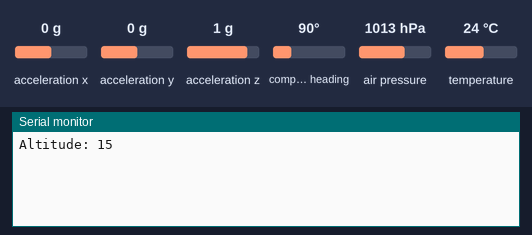
Recording of a sketch running on a simulated Arduino Uno, built with avr-gcc and run on an emulated ATmega328P. On the bench: the last lines printed to the serial monitor. The test bench sets the inputs (shaded band); at power-on: air pressure 1013 hPa, acceleration x 0 g, acceleration y 0 g, acceleration z 1 g, compass heading 90°, temperature 24 °C.

Above: at 2.2 s.
2.3 s: air pressure set to 952 hPa
At 3.4 s:
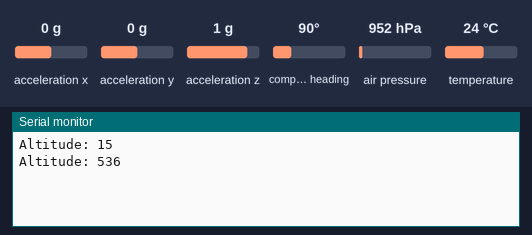
3.8 s: air pressure set to 975 hPa
At 4.7 s:
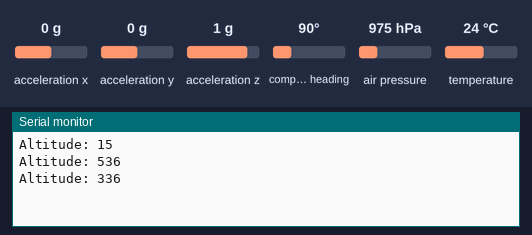
Timing chart, 0 to 6.8 s (numbered marks = the images above; inputs shaded):
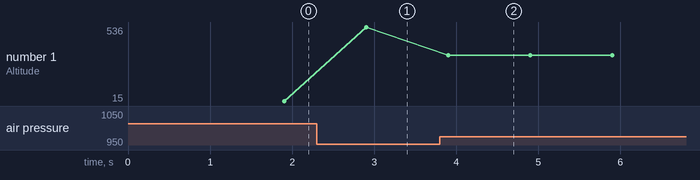

Measured:
- after the input at 2.3 s, the serial monitor: prints a new line after 0.60 s (image 1)
- after the input at 3.8 s, the serial monitor: prints a new line after 0.10 s (image 2)
- plotted number 1: 15 → 536 after the input at 2.3 s, 536 → 336 after the input at 3.8 s

The sketch:

DemoSat_2016_Mag_Walkthrough.ino
```cpp
#include <Adafruit_BMP085_U.h>
#include <Adafruit_Sensor.h>
#include <Adafruit_BNO055.h>
#include "Arduino.h"
#include "EventHandler.h"
#include "EventAction.h"
#include "EventData.h"
#include "Time.h"
#include "ArduinoUno.h"
/*
 name:		DemoSat_2016_Mag_Walkthrough.ino
 Created:	9/30/2016 7:22:48 PM
 Author:	DemoSat Software Team
*/

void setup() {
	Serial.begin(115200);

	//initialize all time events here.
	EventHandler::instance().add_event("1s");


	//initializes all our sensors, which initialize their own events.
	//also initializes all of our event actions.
	static ArduinoUno mainBoard;
	mainBoard.begin();
}

//these need to be global to be accessed by loop without resetting each loop run...
int _prevTime = 0;
Time RunTime;

// the loop function runs over and over again until power down or reset
void loop() {

	int currentTime = millis() / 100; // .1 seconds
	if (currentTime - _prevTime < 1) return; //only run loop every .1s

	RunTime.Tenths++; //.1s has passed.

	if(RunTime.Tenths == 10) //1 second has passed.
	{
		RunTime.Seconds++; //increment seconds... reset tenths.
		RunTime.Tenths = 0;
		EventHandler::instance().trigger("1s"); //trigger the 1second event

		if(RunTime.Seconds == 60) //1 minute has passed.
		{
			RunTime.Seconds = 0; //increment minutes... reset seconds.
			RunTime.Minutes++;
			if(RunTime.Minutes == 60) //1 hour has passed.
			{
				RunTime.Minutes = 0; //increment hours... reset minutes.
				RunTime.Hours++;
			}
		}
	}
	//how long the loop took to run
	int loopExecutionTime = millis() / 100 - currentTime;

	//update time for clock
	_prevTime = currentTime + loopExecutionTime;

}
```

AltitudeUpdate.cpp
```cpp
#include "AltitudeUpdate.h"
#include "EventHandler.h"
#include "BMPAltData.h"
#include <Adafruit_BMP085_U.h>

AltitudeUpdate::AltitudeUpdate(const Adafruit_BMP085_Unified& bmp) :_bmp(bmp)
{
	//adds event Altitude Update
	EventHandler::instance().add_event("AltUpdate");
}

void AltitudeUpdate::execute(EventData* data)
{

	//This line's seaLevelPressure needs to be in terms of HPa for your current location.
	//Ensure that this is correct for your location
	auto seaLevelPressure = 1014.8500326800001;
	auto pressure = 0.0f;


	auto altData = BMPAltData();
	//This pulls the pressure value
	_bmp.getPressure(&pressure);
	//This determines the altitude in terms of atmospheric pressure and
	//saves this data for the Altitude Data and waits for the event
	altData.altitude = _bmp.pressureToAltitude(seaLevelPressure, pressure/100);

	//Trigger the event AltUpdate so that other things can act accordingly (like logging the data)
	EventHandler::instance().trigger("AltUpdate", &altData);
}
```

AltitudeUpdate.h
```cpp
#pragma once
#include "EventAction.h"
#include <Adafruit_BMP085_U.h>

class AltitudeUpdate : public EventAction
{

public:

	AltitudeUpdate(const Adafruit_BMP085_Unified& bmp);
	void execute(EventData* data) override;
private:
	Adafruit_BMP085_Unified _bmp;
};
```

ArduinoUno.cpp
```cpp
#include "ArduinoUno.h"
#include "EventHandler.h"
#include "MagnetometerUpdate.h"
#include "TestingTesting.h"
//Implementation of ArduinoUno.h

//constructor - initializes private fields
ArduinoUno::ArduinoUno(): _magUpdate(nullptr), _tester(nullptr) { }


//destructor
ArduinoUno::~ArduinoUno()
{
	delete _magUpdate;
	delete _tester;
	delete _altUpdate;

}


//Starts up the BNO055, creates our eventActions
void ArduinoUno::begin()
{
	//start up the BNO055..
	if (!_bnoSensor.begin())
	{
		Serial.print("No BNO detected...");
		while (1); //performs if check again.
	}
	//start up the BMP180..
	if (!_bmpSensor.begin())
	{
		Serial.print("No BMP detected...");
		while (1); //performs if check again.
	}
	delay(1000);
	_bnoSensor.setExtCrystalUse(true);


	//create our magnetometer update action and add magnetometer update action to the 1second event.
	_magUpdate = new MagnetometerUpdate(_bnoSensor);
	EventHandler::instance().add_eventAction("1s", _magUpdate);

	//create our altitude update action and add altitude update action to the 1second event.
	_altUpdate = new AltitudeUpdate(_bmpSensor);
	EventHandler::instance().add_eventAction("1s", _altUpdate);

	//create our magnetometer testing action
	_tester = new TestingTesting();

	//add our magnetometer testing action to the "MagUpdate" event
	// (the "MagUpdate" event was created by the MagnetometerUpdate
	// action when it was created)
	EventHandler::instance().add_eventAction("AltUpdate", _tester);
}
```

ArduinoUno.h
```cpp
#pragma once
#include <Adafruit_BMP085_U.h>
#include <Adafruit_BNO055.h>
#include "AltitudeUpdate.h"

class MagnetometerUpdate;
class TestingTesting;

class ArduinoUno
{
public:

	ArduinoUno();
	~ArduinoUno();

	void begin();
private:

	//arduino sensors
	Adafruit_BNO055 _bnoSensor;
	Adafruit_BMP085_Unified _bmpSensor;


	//event actions
	MagnetometerUpdate* _magUpdate;
	AltitudeUpdate* _altUpdate;
	TestingTesting* _tester;

};
```

BMPAltData.h
```cpp
#pragma once
#include "EventData.h"

struct BMPAltData : EventData {
	int altitude;
};
```

BNOMagData.h
```cpp
#pragma once
#include "EventData.h"
//BNO055 Magnetometer EventData - contains the x,y,z components of the magnetometer as well as the internal temp of the sensor.
struct BNOMagData : EventData {
	float x;
	float y;
	float z;
	int temp;
};
```

Event.cpp
```cpp
#include "Event.h"
#include "EventAction.h"
//Implementation of "Event.h"

//loops through all of the actions assigned to this event and runs the execute method,
//passing along the EventData for the event.
void Event::trigger(EventData* data) {
	for (auto i = 0; i < _actionList.size(); i++) 	{
		_actionList[i]->execute(data);
	}
}

//Adds an action to the list, as long as the action hasn't been added before.
void Event::add_action(EventAction* actionToAdd) {
	if (_actionList.contains(actionToAdd)) return;

	_actionList.push_back(actionToAdd);
}
```

Event.h
```cpp
#pragma once
#include "vector.h"
#include <WString.h>


//We don't need to #include "EventData" or #include "EventAction" because the only
//reference to the EventData or EventAction class in this file is via a pointer. A pointer only
//requires a forward declaration of the class, which is what line 6 is.
class EventAction;
class EventData;

//What's an event? You might think the big-bang was, and you'd be right.... Anything can be an event! It's the occurance
//of "something" that we want to listen for in our code, such that when it occurs, other pieces of code execute... We can
//"subscribe" "actions" to our events, such that when the event occurs, the actions are executed...
class Event
{
public:
	//Constructor - initializes our private field (the name) through an "initialization list" - syntactic sugar in c++.
	explicit Event(const String& cs) : _name(cs) {}

	//A "getter" for the _name private field - is marked const so we guarantee it never changes the name.
	String name() const { return _name; }

	//This triggers the event, executing all actions that have been added to it.
	void trigger(EventData* data);

	//This adds an action to the event, such that the action is executed when the event triggers.
	void add_action(EventAction* actionToAdd);

private:
	//The name of the event
	String _name;

	//A list of all actions that execute when the event triggers.
	vector<EventAction*> _actionList;
};
```

EventAction.h
```cpp
#pragma once

//We don't need to #include "EventData" because the only
//reference to EventData in this file is a pointer. A pointer only
//requires a forward declaration of the class, which is what line 6 is.
class EventData;

//Interface for event actions - every event action subscribes to
//this interface, and must implement the execute method to avoid compiler errors.
//In this way, an "Interface" (java term) acts like a contract for future
//event actions to ensure they work correctly with existing code without
//introducing logic errors when a programmer forgets something.
class EventAction
{
public:
	//this contains the executable code for the action.
	virtual void execute(EventData* data) = 0;
	virtual ~EventAction() {}
};
```

EventData.h
```cpp
#pragma once
//If an event has data associated with it, we package it up inside this class!

//This is the "interface" for any class that wants to hold data tied to an event. It's
//an example of "polymorphism" - we reference "EventData" pointers in our code that is generic to
// all event data, and then "cast" the "EventData" pointer into what it actually is when we need to access
// the specific Event Data... Because the only thing in this class is virtual, it marks the class as "abstract."
// "Abstract" classes cannot exist in your program (cannot be instantiated) - they must exist as a concrete class
// that "implements" this "interface" (Technically, it's just an abstract class... It functions identically to an interface in Java or C#.)
class EventData
{
public:
	virtual ~EventData() {}
};
```

EventHandler.cpp
```cpp
#include "EventHandler.h"
#include "Event.h"
//adds an event to the list of events (must include a name with the event!)
//will not add the event if it already exists...
void EventHandler::add_event(const String& event_name)
{
	auto eventToAdd = new Event(event_name);
	if (contains(event_name)) return;

	_eventList.push_back(eventToAdd);
}

//adds an action to an event (only if the event exists)
void EventHandler::add_eventAction(const String& event_name, EventAction* action)
{
	if (!contains(event_name)) return;
	get(event_name)->add_action(action);
}

//retreives an event from the list... returns null if event doesn't exist.
Event* EventHandler::get(const String& event_name)
{
	for (auto i = 0; i < _eventList.size(); i++) {
		if (_eventList[i]->name() == event_name) return _eventList[i];
	}
	return nullptr;
}
// returns true if the list contains a particular event.
bool EventHandler::contains(const String& event_name) const
{
	for (auto i = 0; i < _eventList.size(); i++) {
		if (_eventList[i]->name() == event_name) return true;
	}
	return false;
}
//triggers the event, and sends a reference to some EventData along with the trigger.
void EventHandler::trigger(const String& event_name, EventData* data)
{
	if (!contains(event_name)) return;
	get(event_name)->trigger(data);
}

//triggers an event and sends a nullptr along as EventData (none required)
void EventHandler::trigger(const String& event_name)
{
	if (!contains(event_name)) return;
	get(event_name)->trigger(nullptr);
}
```

EventHandler.h
```cpp
#pragma once
#include "WString.h"
#include "vector.h"

//We don't need to #include "EventData" or #include "EventAction" or #include "Event" because the only
//reference to the Event, EventData or EventAction class in this file is via a pointer. A pointer only
//requires a forward declaration of the class, which is what line 6 is.
class EventData;
class Event;
class EventAction;

//This class Handles the execution and existence of "Events" in our program. To use an event,
//we need to add it to the event manager using "add_event". If we want to add an "action" to a particular
//event, we simply do so with "add_eventAction" - passing in the name of the event and an instance of the
//"action" we want executed.
class EventHandler
{
public:
	//This is fancy syntax that defines this class as a "Singleton" class - google "Singleton" for more info!
	static EventHandler& instance()
	{
		static EventHandler me;
		return me;
	}

	//This adds an event to the event manager, allowing it to be triggered.
	void add_event(const String& event_name);

	//This adds an action to a particular event, such that it executes when the event is triggered.
	void add_eventAction(const String& event_name, EventAction* action);

	//This returns true if the event_name has been added to the event manager.
	bool contains(const String& event_name) const;

	//This retreives an event by name
	Event* get(const String& event_name);

	//This triggers an event by name, and sends a pointer to some EventData along with it
	void trigger(const String& name, EventData* data);

	//This triggers an event by name (an event that doesn't have any data associated with it)
	void trigger(const String& event_name);

private:
	//We make our constructor, copy constructor, and assignment operator private - part of what makes this class a Singleton
	//We can't instantiate this class anywhere than other than in this class, which guarantees it only gets instantiated once (inside instance())
	EventHandler() 	{}
	EventHandler(EventHandler const&);
	void operator=(EventHandler const&);

	//A list of events that the event manager is aware of.
	vector<Event*> _eventList;
};
```

MagnetometerUpdate.cpp
```cpp
#include "MagnetometerUpdate.h"
#include "EventHandler.h"
#include "BNOMagData.h"

MagnetometerUpdate::MagnetometerUpdate(const Adafruit_BNO055& bno) : _bno(bno)
{
	EventHandler::instance().add_event("MagUpdate");
}

void MagnetometerUpdate::execute(EventData* data)
{
	auto magVector = _bno.getVector(Adafruit_BNO055::VECTOR_MAGNETOMETER);
	auto magData = BNOMagData();
	magData.x = magVector.x();
	magData.y = magVector.y();
	magData.z = magVector.z();
	magData.temp = _bno.getTemp();

	EventHandler::instance().trigger("MagUpdate", &magData);
}
```

MagnetometerUpdate.h
```cpp
#pragma once
#include <Adafruit_BNO055.h>
#include "EventAction.h"
#include "Time.h"


class MagnetometerUpdate : public EventAction
{
public:
	//constructor takes in a reference to the BNO055 sensor
	MagnetometerUpdate(const Adafruit_BNO055& bno);

	//This method overrides the virtual method "execute" in the EventAction class.
	//Because "execute" in EventAction is "pure virtual," it MUST be declared in this
	//base class "Magnetometer Update." This code runs when whatever event this
	//action is tied to is triggered.
	void execute(EventData* data) override;

private:
	//a reference to the BNO055 sensor
	Adafruit_BNO055 _bno;
};
```

TestingTesting.cpp
```cpp
#include "TestingTesting.h"
#include "BNOMagData.h"
#include "Arduino.h"
#include "BMPAltData.h"

void TestingTesting::execute(EventData* data)
{
	//we need to "cast" the EventData pointer into the actual event data it is... In other words, if EventData was a fruit,
	//												we need to "cast" the Fruit pointer into the apple pointer it actually is...

	//Since we know the TestingTesting action responds to the "MagUpdate" event and none other, we
	//can guarantee that the EventData pointer points to BNOMagData (MagnetometerUpdate.cpp, line 20)
	//So we convert the EventData pointer to a BNOMagData pointer, so we can reach in and access the data inside.
	auto altitudeData = static_cast<BMPAltData*>(data);

	//If for some reason something went wrong and magData returned null, get out of here! This should never happen.
	if (!altitudeData) return;

	//reach into the magData and print it to the serial window.
	Serial.print("Altitude: ");
	Serial.println(altitudeData->altitude);


}
```

TestingTesting.h
```cpp
#pragma once
#include "EventAction.h"

//Forward declaration of EventData class (needed because we used an EventData pointer)
class EventData;

//Another Event Action... This Action responds to the "MagUpdate" event
//and simply prints the magnetometer data from the BNO055 to the serial window.
class TestingTesting : public EventAction
{
public:

	//Contains the code that executes when the event this action is tied to gets triggered.
	void execute(EventData* data) override;

};
```

Time.h
```cpp
#include "EventData.h"

//A container to hold time data... we use "byte" here because we don't need
//more than 255 values to hold all of our time data... In other words,
//none of the values below will ever be greater than 255.
struct Time : EventData
{
	byte Hours;
	byte Minutes;
	byte Seconds;
	byte Tenths;
	byte Hundredths;
	byte Days;

	Time(): Hours(0), Minutes(0), Seconds(0), Tenths(0), Hundredths(0)
	{
	}
};
```

Vector.h
```cpp
#pragma once
#include <stdlib.h>

//This a generically typed resizable array of a single type... In this case, the type is referenced using "T" (CSC161 level)
template<typename T>
class vector {
	long unsigned int d_size; // Stores no. of actually stored objects
	long unsigned int d_capacity; // Stores allocated capacity
	T *d_data; // Stores data

public:
	vector() : d_size(0), d_capacity(0), d_data(0) {}; // Default constructor

	vector(vector const &other) : d_size(other.d_size), d_capacity(other.d_capacity), d_data(0) {

		d_data = static_cast<T *>(malloc(d_capacity * sizeof(T)));
		memcpy(d_data, other.d_data, d_size * sizeof(T));
	}; // Copy constuctor

	~vector() {
		delete[] d_data;
		//free(d_data);
	}; // Destructor
	bool contains(T thing) {
		for (auto i = 0; i < d_size; i++) {
			if (d_data[i] == thing) return true;
		}
		return false;
	}
	vector &operator=(vector const &other) {
		//free(d_data);
		delete[] d_data;
		d_size = other.d_size;
		d_capacity = other.d_capacity;
		d_data = static_cast<T*>(malloc(d_capacity * sizeof(T)));
		memcpy(d_data, other.d_data, d_size * sizeof(T));
		return *this;
	}; // Needed for memory management

	void push_back(T const &x) {

		if (d_capacity == d_size) resize();
		d_data[d_size++] = x;
	}; // Adds new value. If needed, allocates more space

	long unsigned int size() const {

		return d_size;
	}; // Size getter

	T const &operator[](long unsigned int idx) const {

		return d_data[idx];
	}; // Const getter
	T &operator[](long unsigned int idx) {

		return d_data[idx];
	}; // Changeable getter

private:
	void resize() {
		d_capacity = d_capacity ? d_capacity * 2 : 1;
		T *newdata = static_cast<T *>(malloc(d_capacity * sizeof(T)));
		memcpy(newdata, d_data, d_size * sizeof(T));
		//delete[] d_data;
		free(d_data);
		d_data = newdata;
	};// Allocates double the old space
};
```
